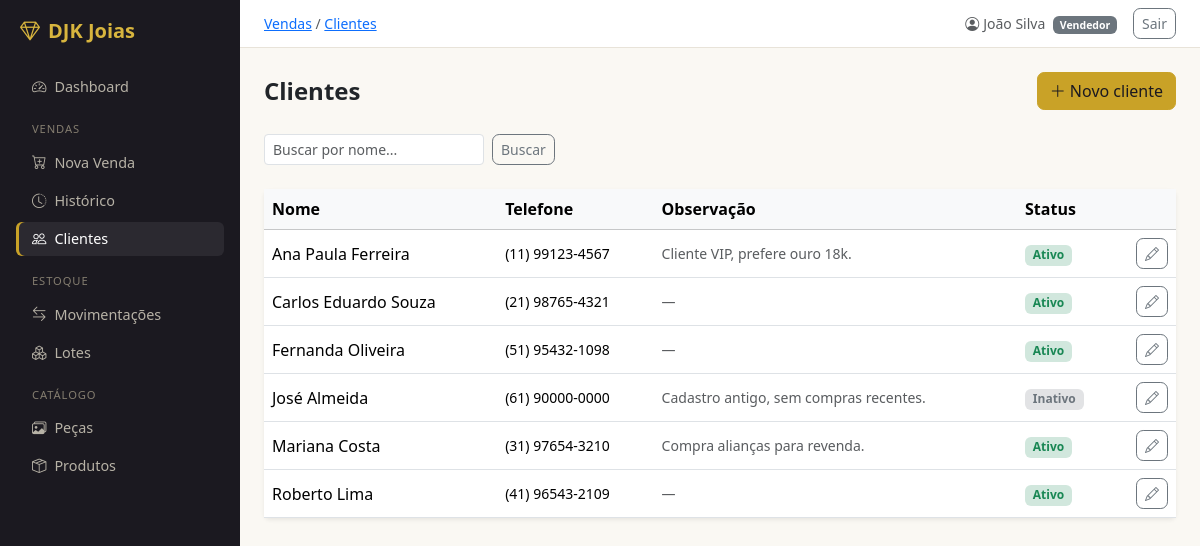
/vendas/clientes/ (signed in), run on the app's committed database.
### usuarios/models.py (models this page shows, shortened)
class Usuario(AbstractUser):
    class Perfil(models.TextChoices):
        GERENTE  = 'GER', 'Gerente'
        VENDEDOR = 'VEN', 'Vendedor'
    perfil    = models.CharField(max_length=3, choices=Perfil.choices, default=Perfil.VENDEDOR)
    telefone  = models.CharField(max_length=20, blank=True)
    criado_em = models.DateTimeField(auto_now_add=True)
    class Meta:
        verbose_name        = 'Usuário'
        verbose_name_plural = 'Usuários'
        ordering            = ['first_name', 'last_name']
    @property
    def is_gerente(self):
        return self.perfil == self.Perfil.GERENTE

### vendas/models.py (models this page shows, shortened)
class Cliente(models.Model):
    nome       = models.CharField(max_length=150, db_index=True)
    telefone   = models.CharField(max_length=20, blank=True)
    observacao = models.TextField(blank=True)
    ativo      = models.BooleanField(default=True)
    criado_em  = models.DateTimeField(auto_now_add=True)
    class Meta:
        verbose_name        = 'Cliente'
        verbose_name_plural = 'Clientes'
        ordering            = ['nome']

### vendas/views.py (the view)
# urls.py: path('clientes/',                  views.ClienteListView.as_view(),   name='cliente_list'),
class ClienteListView(LoginRequiredMixin, ListView):
    model               = Cliente
    template_name       = 'vendas/cliente_list.html'
    context_object_name = 'clientes'
    def get_queryset(self):
        qs = Cliente.objects.all()
        q = self.request.GET.get('q')
        if q:
            qs = qs.filter(nome__icontains=q)
        return qs
    def get_context_data(self, **kwargs):
        ctx = super().get_context_data(**kwargs)
        ctx['busca'] = self.request.GET.get('q', '')
        return ctx

### vendas/templatetags/vendas_filters.py (called while the page is built)
@register.filter
def formato_tel(value):
    digits = re.sub(r'\D', '', str(value or ''))
    if len(digits) == 11:
        return f'({digits[:2]}) {digits[2:7]}-{digits[7:]}'
    if len(digits) == 10:
        return f'({digits[:2]}) {digits[2:6]}-{digits[6:]}'
    return value

### templates/vendas/cliente_list.html (shortened to what this page needs)
{% extends 'base.html' %}
{% load vendas_filters %}
{% block breadcrumb %}<a href="{% url 'vendas:venda_list' %}">Vendas</a> / <a href="{% url 'vendas:cliente_list' %}">Clientes</a>{% endblock %}
{% block content %}
<div class="d-flex align-items-center justify-content-between mb-4">
  <h4 class="fw-semibold mb-0">Clientes</h4>
  <a href="{% url 'vendas:cliente_create' %}" class="btn btn-warning">
    <i class="bi bi-plus-lg me-1"></i>Novo cliente
  </a>
</div>
<form method="get" class="mb-4 d-flex gap-2">
  <input type="text" name="q" value="{{ busca }}" class="form-control form-control-sm w-auto" placeholder="Buscar por nome...">
  <button type="submit" class="btn btn-sm btn-outline-secondary">Buscar</button>
</form>
<div class="card border-0 shadow-sm">
  <table class="table table-hover align-middle mb-0">
    <thead class="table-light">
      <tr><th>Nome</th><th>Telefone</th><th>Observação</th><th>Status</th><th></th></tr>
    </thead>
    <tbody>
      {% for cliente in clientes %}
      <tr>
        <td class="fw-medium">{{ cliente.nome }}</td>
        <td class="small">{{ cliente.telefone|formato_tel|default:"—" }}</td>
        <td class="small text-muted">{{ cliente.observacao|default:"—"|truncatechars:60 }}</td>
        <td>
          {% if cliente.ativo %}<span class="badge bg-success-subtle text-success">Ativo</span>
          {% else %}<span class="badge bg-secondary-subtle text-secondary">Inativo</span>{% endif %}
        </td>
        <td class="text-end">
          <a href="{% url 'vendas:cliente_update' cliente.pk %}" class="btn btn-sm btn-outline-secondary">
            <i class="bi bi-pencil"></i>
          </a>
        </td>
      </tr>
      {% empty %}
      <tr><td colspan="5" class="text-center text-muted py-4">Nenhum cliente cadastrado.</td></tr>
      {% endfor %}
    </tbody>
  </table>
</div>
{% endblock %}

### templates/base.html (shortened to what this page needs)
<!DOCTYPE html>
<html lang="pt-br">
<head>
  <link href="https://cdn.jsdelivr.net/npm/bootstrap@5.3.3/dist/css/bootstrap.min.css" rel="stylesheet">
  <link href="https://cdn.jsdelivr.net/npm/bootstrap-icons@1.11.3/font/bootstrap-icons.min.css" rel="stylesheet">
</head>
<body>
<div class="d-flex">
  <nav id="sidebar" class="p-3">
    <div class="text-white fw-bold fs-5 mb-4 px-1">
      <i class="bi bi-gem me-2"></i>DJK Joias
    </div>
    <ul class="nav flex-column gap-1">
      <li><a href="{% url 'dashboard:index' %}" class="nav-link {% if request.resolver_match.app_name == 'dashboard' %}active{% endif %}">
        <i class="bi bi-speedometer2 me-2"></i>Dashboard
      </a></li>
      <li class="sidebar-section">Vendas</li>
      <li><a href="{% url 'vendas:venda_create' %}" class="nav-link {% if request.resolver_match.url_name == 'venda_create' %}active{% endif %}">
        <i class="bi bi-cart-plus me-2"></i>Nova Venda
      </a></li>
      <li><a href="{% url 'vendas:venda_list' %}" class="nav-link {% if request.resolver_match.url_name == 'venda_list' or request.resolver_match.url_name == 'venda_detail' %}active{% endif %}">
        <i class="bi bi-clock-history me-2"></i>Histórico
      </a></li>
      <li><a href="{% url 'vendas:cliente_list' %}" class="nav-link {% if request.resolver_match.url_name|slice:':7' == 'cliente' %}active{% endif %}">
        <i class="bi bi-people me-2"></i>Clientes
      </a></li>
      <li class="sidebar-section">Estoque</li>
      <li><a href="{% url 'estoque:movimentacao_list' %}" class="nav-link {% if request.resolver_match.url_name == 'movimentacao_list' or request.resolver_match.url_name == 'movimentacao_create' %}active{% endif %}">
        <i class="bi bi-arrow-left-right me-2"></i>Movimentações
      </a></li>
      <li><a href="{% url 'estoque:lote_list' %}" class="nav-link {% if request.resolver_match.url_name|slice:':4' == 'lote' %}active{% endif %}">
        <i class="bi bi-boxes me-2"></i>Lotes
      </a></li>
      <li class="sidebar-section">Catálogo</li>
      <li><a href="{% url 'catalogo:peca_list' %}" class="nav-link {% if request.resolver_match.url_name|slice:':4' == 'peca' %}active{% endif %}">
        <i class="bi bi-images me-2"></i>Peças
      </a></li>
      <li><a href="{% url 'catalogo:produto_list' %}" class="nav-link {% if request.resolver_match.url_name|slice:':7' == 'produto' %}active{% endif %}">
        <i class="bi bi-box-seam me-2"></i>Produtos
      </a></li>
    </ul>
  </nav>
  <div id="main" class="d-flex flex-column">
    <div class="topbar px-4 py-2 d-flex align-items-center justify-content-between">
      <span class="text-muted small">{% block breadcrumb %}{% endblock %}</span>
      <div class="d-flex align-items-center gap-3">
        <span class="small text-muted">
          <i class="bi bi-person-circle me-1"></i>{{ user.get_full_name|default:user.username }}
          <span class="badge bg-secondary ms-1">{{ user.get_perfil_display }}</span>
        </span>
        <form method="post" action="{% url 'logout' %}" class="m-0">
          <button type="submit" class="btn btn-sm btn-outline-secondary">Sair</button>
        </form>
      </div>
    </div>
    <main class="p-4 flex-grow-1">
      {% block content %}{% endblock %}
    </main>
  </div>
</div>
{% load static %}
</body>
</html>

### templates/base.html (style rules this page uses)
:root { --onyx: #1b1920; --onyx-2: #2a2730; --gold: #c9a227; --gold-dark: #ad8a1f; --gold-soft: #d8b53e; --paper: #faf8f3; }
body { background-color: var(--paper); }
#sidebar { min-height: 100vh; background-color: var(--onyx); width: 240px; flex-shrink: 0; }
#sidebar .navbar-brand, #sidebar .fw-bold { color: var(--gold-soft) !important; }
#sidebar .nav-link { color: #b7b2a6; font-size: 0.9rem; padding: .4rem 1rem; border-radius: 6px; }
#sidebar .nav-link.active { color: #fff; background-color: rgba(255,255,255,.07); box-shadow: inset 3px 0 0 var(--gold); }
#sidebar .sidebar-section { font-size: .7rem; text-transform: uppercase; letter-spacing: .08em; color: #847d6f; padding: .8rem 1rem .2rem; }
#main { flex: 1; min-width: 0; }
.topbar { background: #fff; border-bottom: 1px solid #e8e3d9; }
.btn { border-radius: .45rem; font-weight: 500; }
.btn-warning { --bs-btn-bg: var(--gold); --bs-btn-border-color: var(--gold); --bs-btn-hover-bg: var(--gold-dark); --bs-btn-hover-border-color: var(--gold-dark); --bs-btn-active-bg: var(--gold-dark); --bs-btn-active-border-color: var(--gold-dark); --bs-btn-disabled-bg: var(--gold); --bs-btn-disabled-border-color: var(--gold); --bs-btn-color: var(--onyx); --bs-btn-hover-color: var(--onyx); --bs-btn-active-color: var(--onyx); --bs-btn-disabled-color: var(--onyx); }

### data on the page
Usuario: get_full_name "João Silva", perfil "Vendedor"
Cliente: nome "Ana Paula Ferreira", telefone "(11) 99123-4567", observacao "Cliente VIP, prefere ouro 18k.", ativo "Ativo"
Cliente: nome "Carlos Eduardo Souza", telefone "(21) 98765-4321", observacao "—", ativo "Ativo"
Cliente: nome "Fernanda Oliveira", telefone "(51) 95432-1098", observacao "—", ativo "Ativo"
Cliente: nome "José Almeida", telefone "(61) 90000-0000", observacao "Cadastro antigo, sem compras recentes.", ativo "Inativo"
Cliente: nome "Mariana Costa", telefone "(31) 97654-3210", observacao "Compra alianças para revenda.", ativo "Ativo"
Cliente: nome "Roberto Lima", telefone "(41) 96543-2109", observacao "—", ativo "Ativo"
